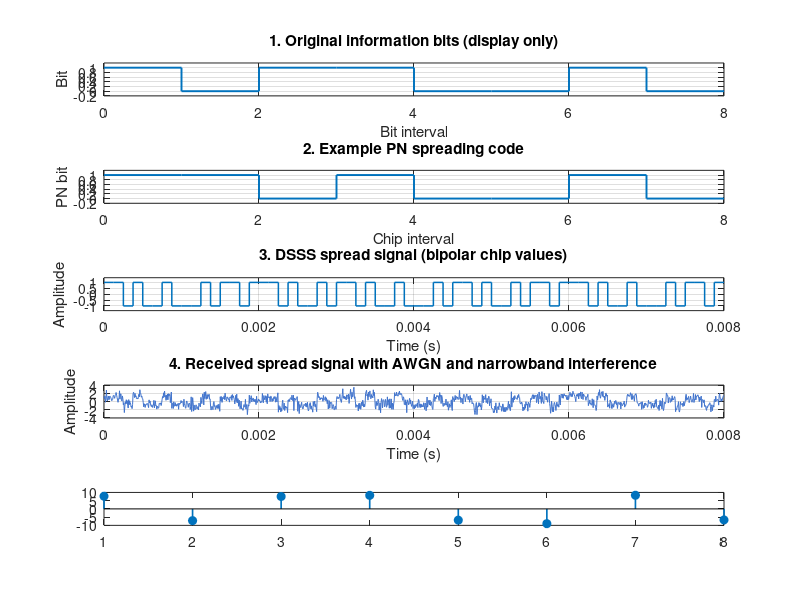

MATLAB code to generate this figure: (Note: this script raises an error after producing the figure.)
%% Experiment 2: Direct Sequence Spread Spectrum (DSSS)
% Standalone BPSK DSSS demonstration; core MATLAB only.
% Save as dsss_simulation.m and press Run.

clear; close all; clc;
rng(7);                         % Reproducible noise

%% Parameters
dataBits = [1 0 1 1 0 0 1 0];  % Information bits
pnBits = [1 1 0 1 0 0 1 0];     % Example spreading sequence
chipsPerBit = numel(pnBits);
chipRate = 8000;                % chips/s (illustrative)
samplesPerChip = 20;
fs = chipRate*samplesPerChip;
chipDuration = 1/chipRate;

% Map binary values to bipolar symbols: 1 -> +1, 0 -> -1
dataSymbols = 2*dataBits - 1;
pnSymbols = 2*pnBits - 1;

%% Spread each information symbol with the PN code
spreadChips = zeros(1,numel(dataBits)*chipsPerBit);
for k = 1:numel(dataBits)
    chipIdx = (k-1)*chipsPerBit + (1:chipsPerBit);
    spreadChips(chipIdx) = dataSymbols(k)*pnSymbols;
end

%% Build a rectangular-chip waveform
tx = repelem(spreadChips, samplesPerChip);
t = (0:numel(tx)-1)/fs;

%% Add AWGN and a narrowband interferer (optional demonstration)
snrDb = 3;
signalPower = mean(tx.^2);
noisePower = signalPower / (10^(snrDb/10));
awgn = sqrt(noisePower)*randn(size(tx));

interferenceAmplitude = 0.45;
interferenceFrequency = 350;  % lower than chip rate
interference = interferenceAmplitude*sin(2*pi*interferenceFrequency*t);
rx = tx + awgn + interference;

%% Despread using the synchronized PN sequence
% Integrate/average over samples in each chip, then correlate per bit.
rxChipEstimates = mean(reshape(rx,samplesPerChip,[]),1);
rxBitMetric = zeros(1,numel(dataBits));
rxBits = zeros(1,numel(dataBits));

for k = 1:numel(dataBits)
    chipIdx = (k-1)*chipsPerBit + (1:chipsPerBit);
    rxBitMetric(k) = sum(rxChipEstimates(chipIdx).*pnSymbols);
    rxBits(k) = rxBitMetric(k) >= 0;
end

bitErrors = sum(rxBits ~= dataBits);
processingGain = chipsPerBit;
processingGainDb = 10*log10(processingGain);

fprintf('DSSS SIMULATION SUMMARY\n');
fprintf('Information bits         : '); fprintf('%d ',dataBits); fprintf('\n');
fprintf('PN code                  : '); fprintf('%d ',pnBits); fprintf('\n');
fprintf('Chips per information bit: %d\n',chipsPerBit);
fprintf('Theoretical processing gain: %.2f (%.2f dB)\n',processingGain,processingGainDb);
fprintf('Recovered bits           : '); fprintf('%d ',rxBits); fprintf('\n');
fprintf('Bit errors in this run   : %d out of %d\n',bitErrors,numel(dataBits));

%% Visualization
figure('Name','DSSS Spreading and Despreading','Color','w');

subplot(5,1,1);
stairs(0:numel(dataBits),[dataBits dataBits(end)],'LineWidth',1.4);
grid on; ylim([-0.2 1.2]);
title('1. Original information bits (display only)');
xlabel('Bit interval'); ylabel('Bit');

subplot(5,1,2);
stairs(0:numel(pnBits),[pnBits pnBits(end)],'LineWidth',1.4);
grid on; ylim([-0.2 1.2]);
title('2. Example PN spreading code');
xlabel('Chip interval'); ylabel('PN bit');

subplot(5,1,3);
chipTime = (0:numel(spreadChips))*chipDuration;
stairs(chipTime,[spreadChips spreadChips(end)],'LineWidth',1.1);
grid on; ylim([-1.4 1.4]);
title('3. DSSS spread signal (bipolar chip values)');
xlabel('Time (s)'); ylabel('Amplitude');

subplot(5,1,4);
plot(t,rx,'Color',[0.25 0.45 0.8]); grid on;
title('4. Received spread signal with AWGN and narrowband interference');
xlabel('Time (s)'); ylabel('Amplitude');

subplot(5,1,5);
stem(1:numel(rxBitMetric),rxBitMetric,'filled','LineWidth',1.2); hold on;
yline(0,'k--');
grid on;
title('5. Despreader correlation metrics (sign gives detected bit)');
xlabel('Information-bit index'); ylabel('Correlation');

figure('Name','DSSS Original vs Recovered Bits','Color','w');
stairs(0:numel(dataBits)-1,dataBits,'b','LineWidth',2); hold on;
stairs(0:numel(rxBits)-1,rxBits,'r--','LineWidth',1.6);
grid on; ylim([-0.2 1.2]); xlim([0 numel(dataBits)-1]);
xlabel('Bit index'); ylabel('Bit');
title('DSSS: Original and detected data');
legend('Original bits','Detected bits','Location','best');

%% Notes
% This is a baseband, bipolar DSSS model. A practical RF DSSS system also
% modulates the spread waveform onto a carrier and requires code timing sync.
% Processing gain for N chips/bit is approximately N, or 10*log10(N) dB.
